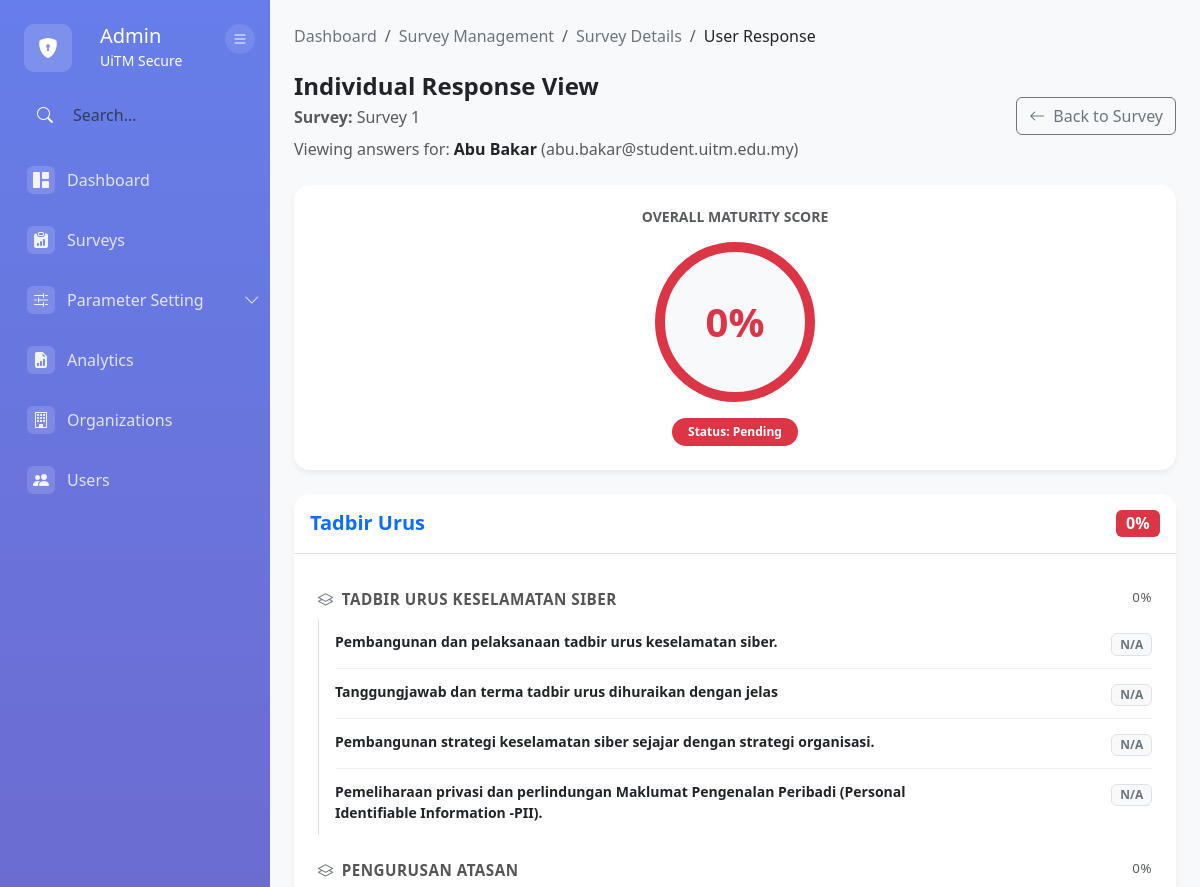
/modules/admin/report/view-user-response.php?survey_id=SV001&user_id=13 (signed in, upper part), run on an earlier commit of the app's database.
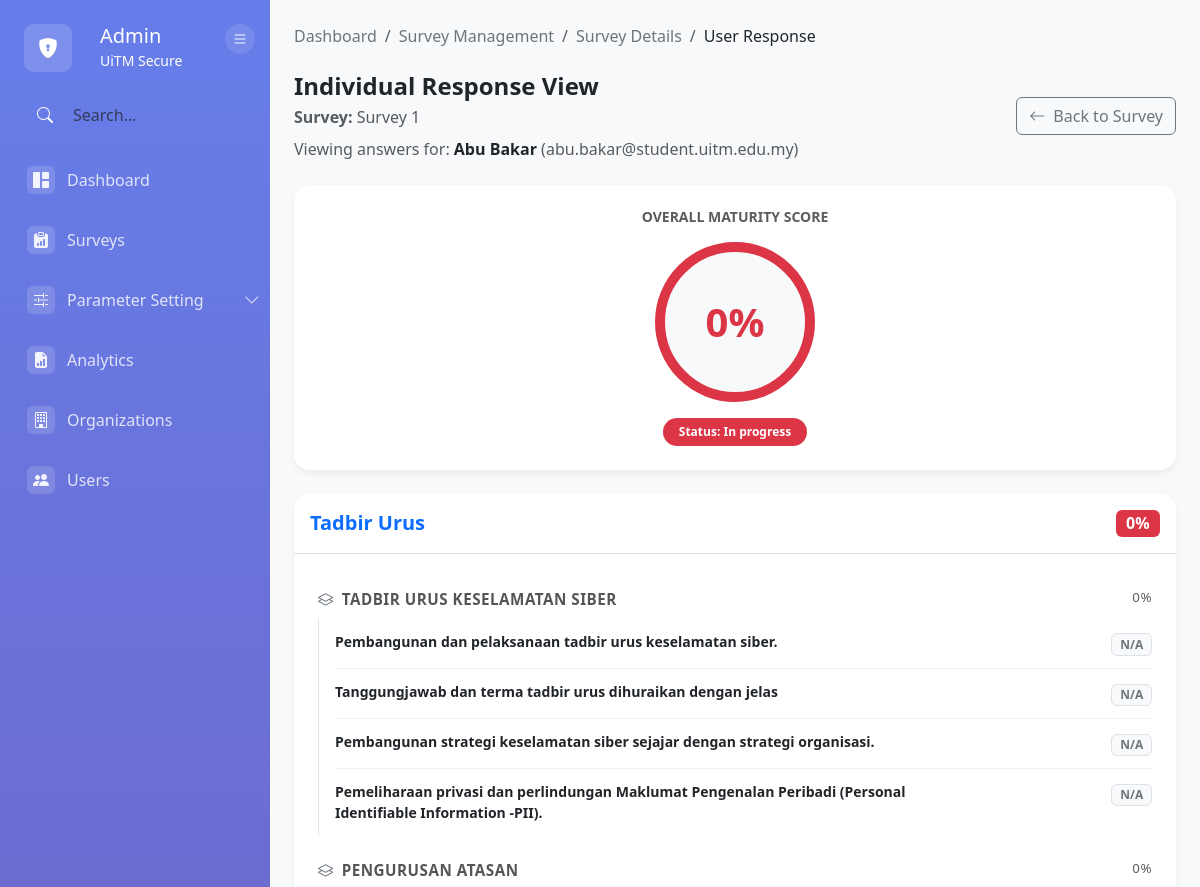
And on a later commit of the database.
### tables this page shows
CREATE TABLE `user_survey` (
  `user_survey_ID` varchar(10) NOT NULL,
  `survey_ID` varchar(50) DEFAULT NULL,
  `user_ID` int(11) DEFAULT NULL,
  `status` enum('Pending','In progress','Completed','Expired') DEFAULT 'Pending'
);

CREATE TABLE `survey` (
  `survey_ID` varchar(50) NOT NULL,
  `survey_name` varchar(30) NOT NULL,
  `department` varchar(50) DEFAULT NULL,
  `start_date` datetime DEFAULT NULL,
  `end_date` datetime DEFAULT NULL,
  `status` varchar(100) DEFAULT NULL,
  `survey_description` varchar(500) DEFAULT NULL,
  `created_by` varchar(10) DEFAULT NULL,
  `created_at` datetime DEFAULT NULL,
  `updated_id` varchar(10) DEFAULT NULL,
  `updated_by` date DEFAULT NULL
);

### src/config/database.php (called while the page is built, shortened)
<?php
class Database {
    private $host = DB_HOST;
    private $db_name = DB_NAME;
    private $username = DB_USER;
    private $password = DB_PASS;
    private $charset = DB_CHARSET;
    private $conn = null;
    public function getConnection() {
        if ($this->conn === null) {
            try {
                $dsn = "mysql:host={$this->host};dbname={$this->db_name};charset={$this->charset}";
                $options = [
                    PDO::ATTR_ERRMODE => PDO::ERRMODE_EXCEPTION,
                    PDO::ATTR_DEFAULT_FETCH_MODE => PDO::FETCH_ASSOC,
                    PDO::ATTR_EMULATE_PREPARES => false,
                    PDO::MYSQL_ATTR_INIT_COMMAND => "SET NAMES {$this->charset}"
                ];
                $this->conn = new PDO($dsn, $this->username, $this->password, $options);
                $this->conn->exec("SET time_zone = '+08:00'");
            } catch(PDOException $e) {
                error_log("Connection Error: " . $e->getMessage());
                die("Database connection failed. Please contact administrator.");
            }
        }
        return $this->conn;
    }
    public function query($sql, $params = []) {
        try {
            $stmt = $this->conn->prepare($sql);
            $stmt->execute($params);
            return $stmt;
        } catch(PDOException $e) {
            error_log("Query Error: " . $e->getMessage());
            throw new Exception("Database query failed: " . $e->getMessage());
        }
    }
    public function fetchOne($sql, $params = []) {
        $stmt = $this->query($sql, $params);
        return $stmt->fetch();
    }
}
?>

### src/modules/admin/report/view-user-response.php (the view, shortened to what the changed rows need)
<?php
$db = new Database();
$survey_id = $_GET['survey_id'] ?? null;
$target_user_id = $_GET['user_id'] ?? null;
$target_user = $db->fetchOne("SELECT full_name, primary_email FROM user WHERE user_ID = :uid", [':uid' => $target_user_id]);
$assignment = $db->fetchOne("
    SELECT us.*, s.survey_name, s.department, s.end_date, s.survey_description
    FROM user_survey us
    JOIN survey s ON us.survey_ID = s.survey_ID
    WHERE us.survey_ID = :sid AND us.user_ID = :uid
", [':sid' => $survey_id, ':uid' => $target_user_id]);
$sql_structure = "
    SELECT
        d.domain_ID, d.domain_name,
        c.criteria_ID, c.criteria_name,
        e.element_ID, e.element_name
    FROM survey_domain sd
    JOIN domain d ON sd.domain_ID = d.domain_ID
    JOIN criteria c ON d.domain_ID = c.domain_ID
    JOIN element e ON c.criteria_ID = e.criteria_ID
    WHERE sd.survey_ID = :sid
    AND c.status = 'Active' AND e.status = 'Active'
    ORDER BY d.domain_ID, c.criteria_ID, e.element_ID
";
$structure_rows = $db->fetchAll($sql_structure, [':sid' => $survey_id]);
$responses = [];
$domains = [];
$total_domains_score = 0;
$domain_count = 0;
foreach ($structure_rows as $row) {
    $d_id = $row['domain_ID'];
    $c_id = $row['criteria_ID'];
    $e_id = $row['element_ID'];
    if (!isset($domains[$d_id])) {
        $domains[$d_id] = [
            'name' => $row['domain_name'],
            'criteria' => []
        ];
    }
    if (!isset($domains[$d_id]['criteria'][$c_id])) {
        $domains[$d_id]['criteria'][$c_id] = [
            'name' => $row['criteria_name'],
            'elements' => []
        ];
    }
    $resp = $responses[$e_id] ?? null;
    $raw_score = $resp ? (float)$resp['score'] : 0;
    $percentage = $raw_score * 20;
    $domains[$d_id]['criteria'][$c_id]['elements'][] = [
        'id' => $e_id,
        'name' => $row['element_name'],
        'score' => $raw_score,
        'percentage' => $percentage,
        'has_response' => !empty($resp),
        'detail' => $resp['details'] ?? ''
    ];
}
foreach ($domains as &$domain) {
    $domain_sum = 0;
    $criteria_count = 0;
    foreach ($domain['criteria'] as &$criteria) {
        $criteria_sum = 0;
        $element_count = count($criteria['elements']);
        foreach ($criteria['elements'] as $el) {
            $criteria_sum += $el['percentage'];
        }
        $criteria['avg'] = ($element_count > 0) ? ($criteria_sum / $element_count) : 0;
        $domain_sum += $criteria['avg'];
        $criteria_count++;
    }
    $domain['avg'] = ($criteria_count > 0) ? ($domain_sum / $criteria_count) : 0;
    $total_domains_score += $domain['avg'];
    $domain_count++;
}
$overall_maturity = ($domain_count > 0) ? round($total_domains_score / $domain_count, 2) : 0;
function getScoreColor($score) {
    return 'danger';
}
?>
<!DOCTYPE html>
<html lang="en">
<head>
    <link href="https://cdn.jsdelivr.net/npm/bootstrap@5.3.0/dist/css/bootstrap.min.css" rel="stylesheet">
    <link rel="stylesheet" href="https://cdn.jsdelivr.net/npm/bootstrap-icons@1.11.0/font/bootstrap-icons.css">
</head>
<body>
    <div class="container-fluid p-0 h-100">
        <div class="row g-0 h-100">
            <div class="col-md-10 col-lg-10 main-content-wrapper">
                <div class="main-content px-4 py-4">
                    <div class="d-flex justify-content-between align-items-center mb-4 no-print">
                        <div>
                            <h4 class="fw-bold mb-1">Individual Response View</h4>
                            <p class="text-muted mb-2">
                                <strong>Survey:</strong> <?php echo htmlspecialchars($assignment['survey_name']); ?>
                            </p>
                            <p class="text-muted mb-0">
                                Viewing answers for: <strong class="text-dark"><?php echo htmlspecialchars($target_user['full_name']); ?></strong>
                                (<?php echo htmlspecialchars($target_user['primary_email']); ?>)
                            </p>
                        </div>
                    </div>
                    <div class="score-card p-4 mb-4 text-center">
                        <div class="mt-3">
                            <span class="badge bg-<?php echo getScoreColor($overall_maturity); ?> px-3 py-2 rounded-pill">
                                Status: <?php echo $assignment['status']; ?>
                            </span>
                        </div>
                    </div>
                </div>
            </div>
        </div>
    </div>
</body>
</html>

What changed in the data, as far as the page shows it:
changed user_survey "Survey 1": status "Pending" → "In progress"
